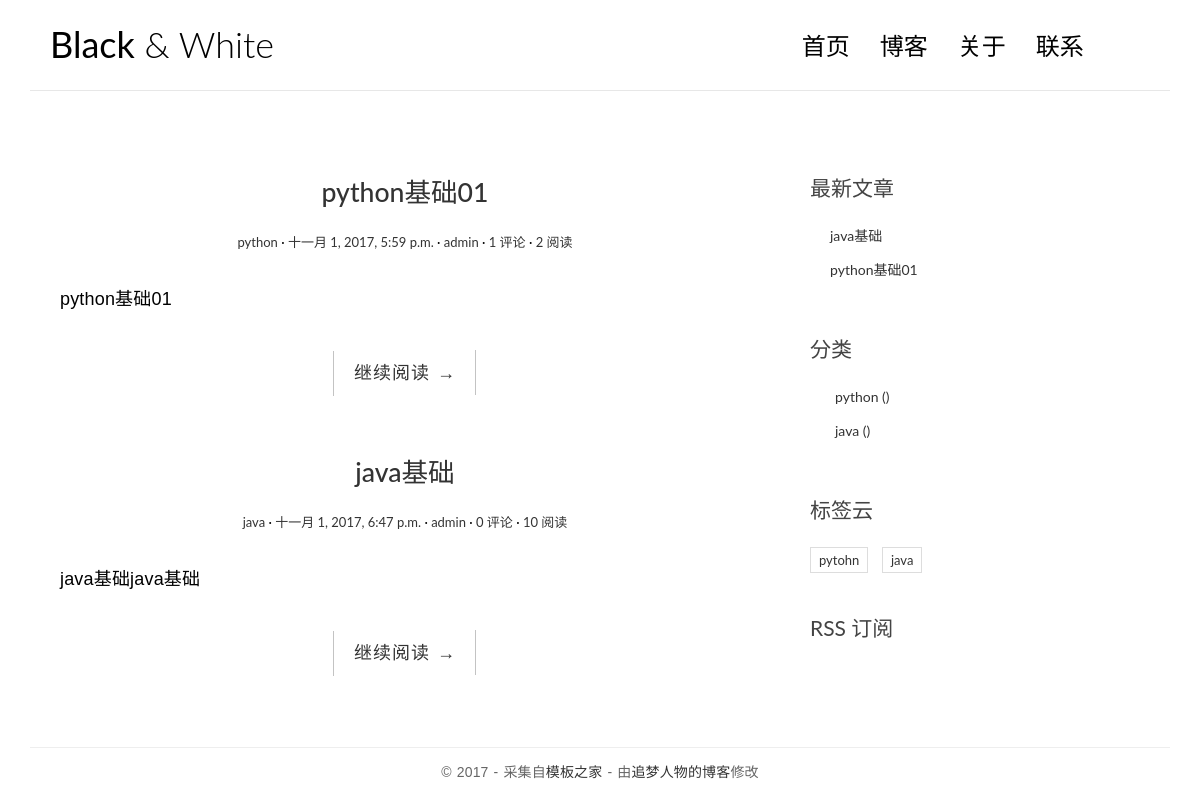
The page /blog/index2 on the database its author committed.
### blog/models.py (models this page shows, shortened)
class Post(models.Model):
    title = models.CharField(max_length=70)
    body = models.TextField()
    created_time = models.DateTimeField()
    modified_time = models.DateTimeField()
    excerpt = models.CharField(max_length=200, blank=True)
    category = models.ForeignKey(Category)
    tags = models.ManyToManyField(Tag, blank=True)
    author = models.ForeignKey(User)
    views = models.PositiveIntegerField(default=0)

class Category(models.Model):
    name = models.CharField(max_length=100)

class Tag(models.Model):
    name = models.CharField(max_length=100)

### blog/views.py (the view, shortened to what this page needs)
# urls.py: url(r'index2$', views.IndexView.as_view(), name='index'),
class IndexView(ListView):
    model = Post
    template_name = 'blog/index.html'
    context_object_name = 'post_list'
    paginate_by = 3
    def get_context_data(self, **kwargs):
        context = super(IndexView,self).get_context_data(**kwargs)
        paginator = context.get('paginator')
        page = context.get('page_obj')
        is_paginated = context.get('is_paginated')
        pagination_data = self.pagination_data(paginator, page, is_paginated)
        context.update(pagination_data)
        return context
    def pagination_data(self, paginator, page, is_paginated):
        if not is_paginated:
            return {}

### blog/templatetags/blog_tags.py (called while the page is built)
@register.simple_tag
def get_recent_posts(num=5):
    return Post.objects.all().order_by('-created_time')[:num]

@register.simple_tag
def get_categories():
    return Category.objects.annotate(num_posts=Count('post')).filter(num_posts__gt=0)

@register.simple_tag
def get_tags():
    return Tag.objects.annotate(num_posts=Count('post')).filter(num_posts__gt=0)

### templates/blog/index.html (shortened to what this page needs)
{% extends 'blog/base.html' %}
{% block main %}
            <main class="col-md-8">
                {% for post in post_list %}
                <article class="post post-{{ post.pk }}">
                    <header class="entry-header">
                        <h1 class="entry-title">
                            <a href="{{ post.get_absolute_url }}">{{ post.title }}</a>
                        </h1>
                        <div class="entry-meta">
                            <span class="post-category"><a href="#">{{ post.category.name }}</a></span>
                            <span class="post-date"><a href="#"><time class="entry-date"
                                                                      datetime="{{ post.created_time }}">{{ post.created_time }}</time></a></span>
                            <span class="post-author"><a href="#">{{ post.author }}</a></span>
                            <span class="comments-link"><a href="#">{{ post.comment_set.count }} 评论</a></span>
                            <span class="views-count"><a href="#">{{ post.views }} 阅读</a></span>
                        </div>
                    </header>
                    <div class="entry-content clearfix">
                        <p>{{ post.excerpt }}</p>
                        <div class="read-more cl-effect-14">
                            <a href="/blog/post/{{ post.pk }}" class="more-link">继续阅读 <span class="meta-nav">→</span></a>
                        </div>
                    </div>
                </article>
                {% empty %}
                <div class="no-post">暂时还没有发布的文章！</div>
                {% endfor %}
            </main>
{% endblock main %}

### templates/blog/base.html (shortened to what this page needs)
<!DOCTYPE html>
<html>
<head>
    {% load staticfiles %}
    {% load blog_tags %}
    <link rel="stylesheet" href="{% static 'blog/css/bootstrap.min.css' %}">
    <link rel="stylesheet" href="http://code.ionicframework.com/ionicons/2.0.1/css/ionicons.min.css">
    <link rel="stylesheet" href="{% static 'blog/css/pace.css' %}">
    <link rel="stylesheet" href="{% static 'blog/css/custom.css' %}">
</head>
<body>
<div class="container">
    <header id="site-header">
        <div class="row">
            <div class="col-md-4 col-sm-5 col-xs-8">
                <div class="logo">
                    <h1><a href="/blog/index"><b>Black</b> &amp; White</a></h1>
                </div>
            </div>
            <div class="col-md-8 col-sm-7 col-xs-4">
                <nav class="main-nav" role="navigation">
                    <div class="collapse navbar-collapse" id="bs-example-navbar-collapse-1">
                        <ul class="nav navbar-nav navbar-right">
                            <li class="cl-effect-11"><a href="/blog/index" data-hover="首页">首页</a></li>
                            <li class="cl-effect-11"><a href="full-width.html" data-hover="博客">博客</a></li>
                            <li class="cl-effect-11"><a href="about.html" data-hover="关于">关于</a></li>
                            <li class="cl-effect-11"><a href="contact.html" data-hover="联系">联系</a></li>
                        </ul>
                    </div>
                </nav>
            </div>
        </div>
    </header>
</div>
<div class="content-body">
    <div class="container">
        <div class="row">
                {% block main %}
                {% endblock main %}
            <aside class="col-md-4">
                <div class="widget widget-recent-posts">
                    <h3 class="widget-title">最新文章</h3>
                    <ul>
                        {% get_recent_posts as recent_post_list %}
                        {% for post in recent_post_list %}
                        <li>
                            <a href="/blog/post/{{ post.pk }}">{{ post.title }}</a>
                        </li>
                        {% empty %}
                        暂无文章！
                        {% endfor %}
                    </ul>
                </div>
                <div class="widget widget-category">
                    <h3 class="widget-title">分类</h3>
                    <ul>
                        {% get_categories as category_list %}
                        {% for categoty in  category_list %}
                        <li>
                            <a href="/blog/category/{{ categoty.pk }}/">{{ categoty.name }} <span class="post-count">({{ category.num_posts }})</span></a>
                        </li>
                        {% empty %}
                        暂无分类！
                        {% endfor %}
                    </ul>
                </div>
               <div class="widget widget-tag-cloud">
                   <h3 class="widget-title">标签云</h3>
                    {% get_tags as tag_list %}
                    <ul>
                        {% for tag in tag_list %}
                        <li>
                            <a href="/blog/tag/{{ tag.pk }}">{{ tag.name }}</a>
                        </li>
                            {% empty %}
                            暂无标签！
                            {% endfor %}
                    </ul>
                </div>
                <div class="rss">
                    <a href=""> RSS 订阅</a>
                </div>
            </aside>
        </div>
    </div>
</div>
<footer id="site-footer">
    <div class="container">
        <div class="row">
            <div class="col-md-12">
                <p class="copyright">&copy 2017 - 采集自<a href="http://www.cssmoban.com/"
                                                        target="_blank" title="模板之家">模板之家</a>
                    - 由<a href="http://zmrenwu.com/" title="网页模板" target="_blank">追梦人物的博客</a>修改
                </p>
            </div>
        </div>
    </div>
</footer>
</body>
</html>

### blog/static/blog/css/custom.css (style rules this page uses)
* { outline: none; }
h1, h2, h3, h4, h5, h6 { margin-top: 0; }
b { font-weight: 400; }
a { color: #333; }
body { color: #444; font-family: 'Lato', sans-serif; }
p { font-family: 'Ubuntu', sans-serif; font-weight: 400; word-spacing: 1px; letter-spacing: 0.01em; }
#site-header { background-color: #FFF; padding: 25px 20px; margin-bottom: 40px; border-bottom: 1px solid #e7e7e7; }
.logo h1 a { color: #000; }
.logo h1 { margin: 0; font-family: 'Lato', sans-serif; font-weight: 300; }
.main-nav { margin-top: 11px; max-width: 95%; }
.main-nav a { color: #000000 !important; padding: 0 0 5px 0 !important; margin-right: 30px; font-family: 'Lato', sans-serif; font-weight: 300; font-size: 24px; }
.cl-effect-11 a { padding: 10px 0; color: #0972b4; text-shadow: none; }
.cl-effect-11 a::before { position: absolute; top: 0; left: 0; overflow: hidden; padding: 0 0 5px 0 !important; max-width: 0; border-bottom: 1px solid #000; color: #000; content: attr(data-hover); white-space: nowrap; -webkit-transition: max-width 0.5s; -moz-transition: max-width 0.5s; transition: max-width 0.5s; }
.content-body { padding-bottom: 4em; }
.post { background: #fff; padding: 30px 30px 0; }
.entry-title { text-align: center; font-size: 1.9em; margin-bottom: 20px; line-height: 1.6; padding: 10px 20px 0; }
.entry-meta { text-align: center; color: #DDDDDD; font-size: 13px; margin-bottom: 30px; }
.entry-content { font-size: 18px; line-height: 1.9; font-weight: 300; color: #000; }
.post-category::after, .post-date::after, .post-author::after, .comments-link::after { content: ' ·'; color: #000; }
.read-more { font-family: 'Ubuntu', sans-serif; font-weight: 400; word-spacing: 1px; letter-spacing: 0.01em; text-align: center; margin-top: 20px; }
.cl-effect-14 a { padding: 0 20px; height: 45px; line-height: 45px; position: relative; display: inline-block; margin: 15px 25px; letter-spacing: 1px; font-weight: 400; text-shadow: 0 0 1px rgba(255, 255, 255, 0.3); }
.cl-effect-14 a::before, .cl-effect-14 a::after { position: absolute; width: 45px; height: 1px; background: #C3C3C3; content: ''; -webkit-transition: all 0.3s; -moz-transition: all 0.3s; transition: all 0.3s; pointer-events: none; }
.cl-effect-14 a::before { top: 0; left: 0; -webkit-transform: rotate(90deg); -moz-transform: rotate(90deg); transform: rotate(90deg); -webkit-transform-origin: 0 0; -moz-transform-origin: 0 0; transform-origin: 0 0; }
.cl-effect-14 a::after { right: 0; bottom: 0; -webkit-transform: rotate(90deg); -moz-transform: rotate(90deg); transform: rotate(90deg); -webkit-transform-origin: 100% 0; -moz-transform-origin: 100% 0; transform-origin: 100% 0; }
.widget { background: #fff; padding: 30px 0 0; }
.widget-title { font-size: 1.5em; margin-bottom: 20px; line-height: 1.6; padding: 10px 0 0; font-weight: 400; }
.widget-recent-posts ul { padding: 0; margin: 0; padding-left: 20px; }
.widget-recent-posts ul li { list-style-type: none; position: relative; line-height: 170%; margin-bottom: 10px; }
.widget-recent-posts ul li::before { content: '\f3d3'; font-family: "Ionicons"; position: absolute; left: -17px; top: 3px; font-size: 16px; color: #000; }
.widget-category ul { padding: 0; margin: 0; padding-left: 25px; }
.widget-category ul li { list-style-type: none; position: relative; line-height: 170%; margin-bottom: 10px; }
.widget-category ul li::before { content: '\f3fe'; font-family: "Ionicons"; position: absolute; left: -25px; top: 1px; font-size: 18px; color: #000; }
.widget-tag-cloud ul { padding: 0; margin: 0; margin-right: -10px; }
.widget-tag-cloud ul li { list-style-type: none; font-size: 13px; display: inline-block; margin-right: 10px; margin-bottom: 10px; padding: 3px 8px; border: 1px solid #ddd; }
.rss { font-size: 21px; margin-top: 30px; }
.rss a { color: #444; }
#site-footer { padding-top: 10px; padding: 0 0 1.5em 0; }
.copyright { text-align: center; padding-top: 1em; margin: 0; border-top: 1px solid #eee; color: #666; }

### rows shown on the page
Post: title "python基础01", category.name "python", created_time "十一月 1, 2017, 5:59 p.m.", author "admin", comment_set.count "1", views "2", excerpt "python基础01"
Post: title "java基础", category.name "java", created_time "十一月 1, 2017, 6:47 p.m.", author "admin", comment_set.count "0", views "10", excerpt "java基础java基础"
Category: name "python"
Category: name "java"
Tag: name "pytohn"
Tag: name "java"
